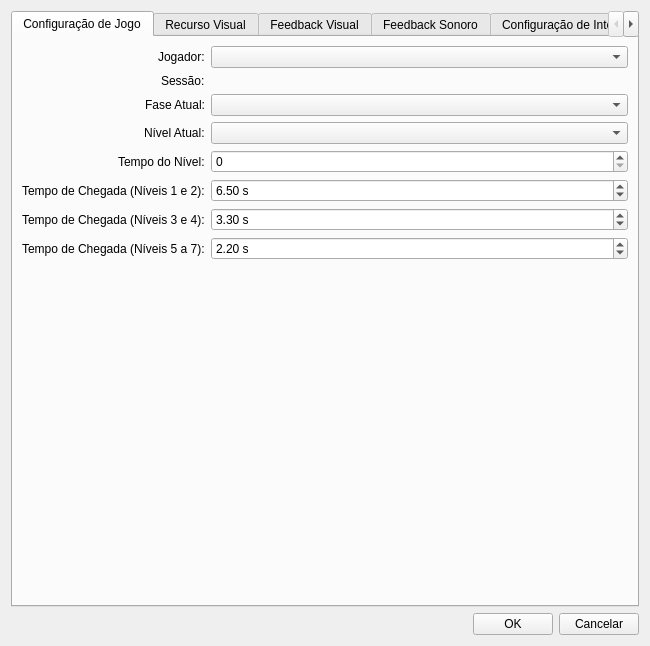
<?xml version="1.0" encoding="UTF-8"?>
<ui version="4.0">
 <class>PlayerKarteaConfigEditView</class>
 <widget class="QDialog" name="PlayerKarteaConfigEditView">
  <property name="geometry">
   <rect>
    <x>0</x>
    <y>0</y>
    <width>650</width>
    <height>646</height>
   </rect>
  </property>
  <property name="windowTitle">
   <string>Plataforma T-TEA - Configuração KarTEA</string>
  </property>
  <property name="windowIcon">
   <iconset resource="../../../../../../resources/resources.qrc">
    <normaloff>:/icons/system/appicon</normaloff>:/icons/system/appicon</iconset>
  </property>
  <property name="modal">
   <bool>true</bool>
  </property>
  <layout class="QVBoxLayout" name="main_layout">
   <item>
    <widget class="QTabWidget" name="tab_widget">
     <property name="currentIndex">
      <number>0</number>
     </property>
     <widget class="QWidget" name="lay_game_setting">
      <attribute name="title">
       <string>Configuração de Jogo</string>
      </attribute>
      <layout class="QVBoxLayout" name="tab_game_setting">
       <item>
        <layout class="QFormLayout" name="frm_game_setting">
         <property name="labelAlignment">
          <set>Qt::AlignmentFlag::AlignRight|Qt::AlignmentFlag::AlignTrailing|Qt::AlignmentFlag::AlignVCenter</set>
         </property>
         <item row="0" column="0">
          <widget class="QLabel" name="lbl_player">
           <property name="text">
            <string>Jogador:</string>
           </property>
          </widget>
         </item>
         <item row="0" column="1">
          <widget class="QComboBox" name="cbx_player">
           <property name="enabled">
            <bool>true</bool>
           </property>
           <property name="maxVisibleItems">
            <number>5</number>
           </property>
          </widget>
         </item>
         <item row="1" column="0">
          <widget class="QLabel" name="lbl_session">
           <property name="text">
            <string>Sessão:</string>
           </property>
          </widget>
         </item>
         <item row="1" column="1">
          <widget class="QLabel" name="lbl_session_value">
           <property name="text">
            <string/>
           </property>
          </widget>
         </item>
         <item row="2" column="0">
          <widget class="QLabel" name="lbl_current_phase">
           <property name="text">
            <string>Fase Atual:</string>
           </property>
          </widget>
         </item>
         <item row="2" column="1">
          <widget class="QComboBox" name="cbx_current_phase">
           <property name="maxVisibleItems">
            <number>5</number>
           </property>
          </widget>
         </item>
         <item row="3" column="0">
          <widget class="QLabel" name="lbl_current_level">
           <property name="text">
            <string>Nível Atual:</string>
           </property>
          </widget>
         </item>
         <item row="3" column="1">
          <widget class="QComboBox" name="cbx_current_level">
           <property name="maxVisibleItems">
            <number>5</number>
           </property>
          </widget>
         </item>
         <item row="4" column="0">
          <widget class="QLabel" name="lbl_level_time">
           <property name="text">
            <string>Tempo do Nível:</string>
           </property>
          </widget>
         </item>
         <item row="4" column="1">
          <widget class="QSpinBox" name="spn_level_time">
           <property name="minimum">
            <number>0</number>
           </property>
           <property name="maximum">
            <number>999999</number>
           </property>
          </widget>
         </item>
         <item row="5" column="0">
          <widget class="QLabel" name="lbl_object_arrival_time_1">
           <property name="text">
            <string>Tempo de Chegada (Níveis 1 e 2):</string>
           </property>
          </widget>
         </item>
         <item row="5" column="1">
          <widget class="QDoubleSpinBox" name="spn_object_arrival_time_1">
           <property name="suffix">
            <string> s</string>
           </property>
           <property name="decimals">
            <number>2</number>
           </property>
           <property name="minimum">
            <double>5.000000000000000</double>
           </property>
           <property name="maximum">
            <double>10.000000000000000</double>
           </property>
           <property name="singleStep">
            <double>0.100000000000000</double>
           </property>
           <property name="value">
            <double>6.500000000000000</double>
           </property>
          </widget>
         </item>
         <item row="6" column="0">
          <widget class="QLabel" name="lbl_object_arrival_time_2">
           <property name="text">
            <string>Tempo de Chegada (Níveis 3 e 4):</string>
           </property>
          </widget>
         </item>
         <item row="6" column="1">
          <widget class="QDoubleSpinBox" name="spn_object_arrival_time_2">
           <property name="suffix">
            <string> s</string>
           </property>
           <property name="decimals">
            <number>2</number>
           </property>
           <property name="minimum">
            <double>3.000000000000000</double>
           </property>
           <property name="maximum">
            <double>5.000000000000000</double>
           </property>
           <property name="singleStep">
            <double>0.100000000000000</double>
           </property>
           <property name="value">
            <double>3.300000000000000</double>
           </property>
          </widget>
         </item>
         <item row="7" column="0">
          <widget class="QLabel" name="lbl_object_arrival_time_3">
           <property name="text">
            <string>Tempo de Chegada (Níveis 5 a 7):</string>
           </property>
          </widget>
         </item>
         <item row="7" column="1">
          <widget class="QDoubleSpinBox" name="spn_object_arrival_time_3">
           <property name="suffix">
            <string> s</string>
           </property>
           <property name="decimals">
            <number>2</number>
           </property>
           <property name="minimum">
            <double>1.000000000000000</double>
           </property>
           <property name="maximum">
            <double>3.000000000000000</double>
           </property>
           <property name="singleStep">
            <double>0.100000000000000</double>
           </property>
           <property name="value">
            <double>2.200000000000000</double>
           </property>
          </widget>
         </item>
        </layout>
       </item>
       <item>
        <spacer name="vs_game_setting">
         <property name="orientation">
          <enum>Qt::Orientation::Vertical</enum>
         </property>
         <property name="sizeHint" stdset="0">
          <size>
           <width>20</width>
           <height>40</height>
          </size>
         </property>
        </spacer>
       </item>
      </layout>
     </widget>
     <widget class="QWidget" name="lay_visual_resources">
      <attribute name="title">
       <string>Recurso Visual</string>
      </attribute>
      <layout class="QVBoxLayout" name="visual_resources_layout">
       <property name="spacing">
        <number>10</number>
       </property>
       <property name="leftMargin">
        <number>10</number>
       </property>
       <property name="topMargin">
        <number>10</number>
       </property>
       <property name="rightMargin">
        <number>10</number>
       </property>
       <property name="bottomMargin">
        <number>10</number>
       </property>
       <item alignment="Qt::AlignmentFlag::AlignHCenter">
        <widget class="QLabel" name="lbl_visual_current_type">
         <property name="sizePolicy">
          <sizepolicy hsizetype="Preferred" vsizetype="Fixed">
           <horstretch>0</horstretch>
           <verstretch>0</verstretch>
          </sizepolicy>
         </property>
         <property name="minimumSize">
          <size>
           <width>0</width>
           <height>40</height>
          </size>
         </property>
         <property name="font">
          <font>
           <pointsize>11</pointsize>
           <bold>true</bold>
          </font>
         </property>
         <property name="text">
          <string>Selecione um recurso visual para visualizar</string>
         </property>
         <property name="alignment">
          <set>Qt::AlignmentFlag::AlignCenter</set>
         </property>
         <property name="wordWrap">
          <bool>false</bool>
         </property>
         <property name="margin">
          <number>10</number>
         </property>
        </widget>
       </item>
       <item alignment="Qt::AlignmentFlag::AlignHCenter">
        <widget class="QLabel" name="lbl_visual_preview">
         <property name="sizePolicy">
          <sizepolicy hsizetype="Fixed" vsizetype="Fixed">
           <horstretch>0</horstretch>
           <verstretch>0</verstretch>
          </sizepolicy>
         </property>
         <property name="minimumSize">
          <size>
           <width>200</width>
           <height>200</height>
          </size>
         </property>
         <property name="maximumSize">
          <size>
           <width>200</width>
           <height>200</height>
          </size>
         </property>
         <property name="styleSheet">
          <string notr="true">border: 2px solid #666666; background-color: #ffffff; border-radius: 10px;</string>
         </property>
         <property name="text">
          <string/>
         </property>
         <property name="scaledContents">
          <bool>true</bool>
         </property>
         <property name="alignment">
          <set>Qt::AlignmentFlag::AlignCenter</set>
         </property>
        </widget>
       </item>
       <item>
        <spacer name="vs_visual_preview">
         <property name="orientation">
          <enum>Qt::Orientation::Vertical</enum>
         </property>
         <property name="sizeType">
          <enum>QSizePolicy::Policy::Fixed</enum>
         </property>
         <property name="sizeHint" stdset="0">
          <size>
           <width>20</width>
           <height>20</height>
          </size>
         </property>
        </spacer>
       </item>
       <item>
        <layout class="QFormLayout" name="visual_form">
         <property name="labelAlignment">
          <set>Qt::AlignmentFlag::AlignRight|Qt::AlignmentFlag::AlignTrailing|Qt::AlignmentFlag::AlignVCenter</set>
         </property>
         <item row="0" column="0">
          <widget class="QLabel" name="lbl_horizon_image">
           <property name="text">
            <string>Imagem do Horizonte:</string>
           </property>
          </widget>
         </item>
         <item row="0" column="1">
          <widget class="QComboBox" name="cbx_horizon_image">
           <property name="editable">
            <bool>true</bool>
           </property>
           <property name="maxVisibleItems">
            <number>5</number>
           </property>
          </widget>
         </item>
         <item row="1" column="0">
          <widget class="QLabel" name="lbl_vehicle_image">
           <property name="text">
            <string>Imagem do Veículo:</string>
           </property>
          </widget>
         </item>
         <item row="1" column="1">
          <widget class="QComboBox" name="cbx_vehicle_image">
           <property name="editable">
            <bool>true</bool>
           </property>
           <property name="maxVisibleItems">
            <number>5</number>
           </property>
          </widget>
         </item>
         <item row="2" column="0">
          <widget class="QLabel" name="lbl_environment_image_right">
           <property name="text">
            <string>Imagem do Ambiente à Direita:</string>
           </property>
          </widget>
         </item>
         <item row="2" column="1">
          <widget class="QComboBox" name="cbx_environment_image_right">
           <property name="editable">
            <bool>true</bool>
           </property>
           <property name="maxVisibleItems">
            <number>5</number>
           </property>
          </widget>
         </item>
         <item row="3" column="0">
          <widget class="QLabel" name="lbl_environment_image_left">
           <property name="text">
            <string>Imagem do Ambiente à Esquerda:</string>
           </property>
          </widget>
         </item>
         <item row="3" column="1">
          <widget class="QComboBox" name="cbx_environment_image_left">
           <property name="editable">
            <bool>true</bool>
           </property>
           <property name="maxVisibleItems">
            <number>5</number>
           </property>
          </widget>
         </item>
         <item row="4" column="0">
          <widget class="QLabel" name="lbl_target_image">
           <property name="text">
            <string>Imagem do Alvo:</string>
           </property>
          </widget>
         </item>
         <item row="4" column="1">
          <widget class="QComboBox" name="cbx_target_image">
           <property name="editable">
            <bool>true</bool>
           </property>
           <property name="maxVisibleItems">
            <number>5</number>
           </property>
          </widget>
         </item>
         <item row="5" column="0">
          <widget class="QLabel" name="lbl_obstracle_image">
           <property name="text">
            <string>Imagem do Obstáculo:</string>
           </property>
          </widget>
         </item>
         <item row="5" column="1">
          <widget class="QComboBox" name="cbx_obstacle_image">
           <property name="editable">
            <bool>true</bool>
           </property>
           <property name="maxVisibleItems">
            <number>5</number>
           </property>
          </widget>
         </item>
        </layout>
       </item>
       <item>
        <layout class="QHBoxLayout" name="lay_open_mods_visual">
         <item>
          <widget class="QPushButton" name="pb_open_mods_visual">
           <property name="toolTip">
            <string>Abre a pasta onde podem ser colocadas imagens e sons personalizados. Reabra esta tela para vê-los na lista.</string>
           </property>
           <property name="text">
            <string>Abrir pasta de recursos</string>
           </property>
           <property name="icon">
            <iconset resource="../../../../../../resources/resources.qrc">
             <normaloff>:/icons/ui/buttons/foldericon</normaloff>:/icons/ui/buttons/foldericon</iconset>
           </property>
          </widget>
         </item>
         <item>
          <widget class="QLabel" name="lbl_mods_formats_visual">
           <property name="text">
            <string>Formatos aceitos: .png (recomendado), .jpg, .jpeg, .bmp</string>
           </property>
          </widget>
         </item>
         <item>
          <spacer name="hs_open_mods_visual">
           <property name="orientation">
            <enum>Qt::Orientation::Horizontal</enum>
           </property>
           <property name="sizeHint" stdset="0">
            <size>
             <width>40</width>
             <height>20</height>
            </size>
           </property>
          </spacer>
         </item>
        </layout>
       </item>
       <item>
        <spacer name="vs_visual_resource">
         <property name="orientation">
          <enum>Qt::Orientation::Vertical</enum>
         </property>
         <property name="sizeType">
          <enum>QSizePolicy::Policy::Expanding</enum>
         </property>
         <property name="sizeHint" stdset="0">
          <size>
           <width>20</width>
           <height>40</height>
          </size>
         </property>
        </spacer>
       </item>
      </layout>
     </widget>
     <widget class="QWidget" name="lay_visual_feedback">
      <attribute name="title">
       <string>Feedback Visual</string>
      </attribute>
      <layout class="QVBoxLayout" name="verticalLayout_visual_feedback">
       <item alignment="Qt::AlignmentFlag::AlignHCenter">
        <widget class="QLabel" name="lbl_current_feedback_type">
         <property name="sizePolicy">
          <sizepolicy hsizetype="Preferred" vsizetype="Fixed">
           <horstretch>0</horstretch>
           <verstretch>0</verstretch>
          </sizepolicy>
         </property>
         <property name="minimumSize">
          <size>
           <width>0</width>
           <height>40</height>
          </size>
         </property>
         <property name="font">
          <font>
           <pointsize>11</pointsize>
           <bold>true</bold>
          </font>
         </property>
         <property name="text">
          <string>Selecione uma imagem de feedback para visualizar</string>
         </property>
         <property name="alignment">
          <set>Qt::AlignmentFlag::AlignCenter</set>
         </property>
         <property name="wordWrap">
          <bool>false</bool>
         </property>
         <property name="margin">
          <number>10</number>
         </property>
        </widget>
       </item>
       <item alignment="Qt::AlignmentFlag::AlignHCenter">
        <widget class="QLabel" name="lbl_feedback_preview">
         <property name="sizePolicy">
          <sizepolicy hsizetype="Fixed" vsizetype="Fixed">
           <horstretch>0</horstretch>
           <verstretch>0</verstretch>
          </sizepolicy>
         </property>
         <property name="minimumSize">
          <size>
           <width>200</width>
           <height>200</height>
          </size>
         </property>
         <property name="maximumSize">
          <size>
           <width>200</width>
           <height>200</height>
          </size>
         </property>
         <property name="styleSheet">
          <string notr="true">border: 2px solid #666666; background-color: #ffffff; border-radius: 10px;</string>
         </property>
         <property name="text">
          <string/>
         </property>
         <property name="scaledContents">
          <bool>true</bool>
         </property>
         <property name="alignment">
          <set>Qt::AlignmentFlag::AlignCenter</set>
         </property>
        </widget>
       </item>
       <item>
        <spacer name="vs_feedback_preview">
         <property name="orientation">
          <enum>Qt::Orientation::Vertical</enum>
         </property>
         <property name="sizeType">
          <enum>QSizePolicy::Policy::Fixed</enum>
         </property>
         <property name="sizeHint" stdset="0">
          <size>
           <width>20</width>
           <height>20</height>
          </size>
         </property>
        </spacer>
       </item>
       <item>
        <layout class="QFormLayout" name="frm_visual_feedback">
         <property name="labelAlignment">
          <set>Qt::AlignmentFlag::AlignRight|Qt::AlignmentFlag::AlignTrailing|Qt::AlignmentFlag::AlignVCenter</set>
         </property>
         <item row="0" column="0">
          <widget class="QLabel" name="lbl_positive_feedback_image">
           <property name="text">
            <string>Imagem de Feedback Positivo:</string>
           </property>
          </widget>
         </item>
         <item row="0" column="1">
          <widget class="QComboBox" name="cbx_positive_feedback_image">
           <property name="editable">
            <bool>true</bool>
           </property>
           <property name="maxVisibleItems">
            <number>5</number>
           </property>
          </widget>
         </item>
         <item row="1" column="0">
          <widget class="QLabel" name="lbl_neutral_feedback_image">
           <property name="text">
            <string>Imagem de Feedback Neutro:</string>
           </property>
          </widget>
         </item>
         <item row="1" column="1">
          <widget class="QComboBox" name="cbx_neutral_feedback_image">
           <property name="editable">
            <bool>true</bool>
           </property>
           <property name="maxVisibleItems">
            <number>5</number>
           </property>
          </widget>
         </item>
         <item row="2" column="0">
          <widget class="QLabel" name="lbl_negative_feedback_image">
           <property name="text">
            <string>Imagem de Feedback Negativo:</string>
           </property>
          </widget>
         </item>
         <item row="2" column="1">
          <widget class="QComboBox" name="cbx_negative_feedback_image">
           <property name="editable">
            <bool>true</bool>
           </property>
           <property name="maxVisibleItems">
            <number>5</number>
           </property>
          </widget>
         </item>
         <item row="3" column="0">
          <widget class="QLabel" name="lbl_feedback_image_time">
           <property name="text">
            <string>Tempo de Exibição do Feedback:</string>
           </property>
          </widget>
         </item>
         <item row="3" column="1">
          <widget class="QDoubleSpinBox" name="spn_feedback_image_time">
           <property name="suffix">
            <string> s</string>
           </property>
           <property name="decimals">
            <number>2</number>
           </property>
           <property name="minimum">
            <double>0.000000000000000</double>
           </property>
           <property name="maximum">
            <double>2.000000000000000</double>
           </property>
           <property name="singleStep">
            <double>0.100000000000000</double>
           </property>
           <property name="value">
            <double>0.000000000000000</double>
           </property>
          </widget>
         </item>
        </layout>
       </item>
       <item>
        <layout class="QHBoxLayout" name="lay_open_mods_feedback">
         <item>
          <widget class="QPushButton" name="pb_open_mods_feedback">
           <property name="toolTip">
            <string>Abre a pasta onde podem ser colocadas imagens e sons personalizados. Reabra esta tela para vê-los na lista.</string>
           </property>
           <property name="text">
            <string>Abrir pasta de recursos</string>
           </property>
           <property name="icon">
            <iconset resource="../../../../../../resources/resources.qrc">
             <normaloff>:/icons/ui/buttons/foldericon</normaloff>:/icons/ui/buttons/foldericon</iconset>
           </property>
          </widget>
         </item>
         <item>
          <widget class="QLabel" name="lbl_mods_formats_feedback">
           <property name="text">
            <string>Formatos aceitos: .png (recomendado), .jpg, .jpeg, .bmp</string>
           </property>
          </widget>
         </item>
         <item>
          <spacer name="hs_open_mods_feedback">
           <property name="orientation">
            <enum>Qt::Orientation::Horizontal</enum>
           </property>
           <property name="sizeHint" stdset="0">
            <size>
             <width>40</width>
             <height>20</height>
            </size>
           </property>
          </spacer>
         </item>
        </layout>
       </item>
       <item>
        <spacer name="vs_visual_feedback">
         <property name="orientation">
          <enum>Qt::Orientation::Vertical</enum>
         </property>
         <property name="sizeHint" stdset="0">
          <size>
           <width>20</width>
           <height>40</height>
          </size>
         </property>
        </spacer>
       </item>
      </layout>
     </widget>
     <widget class="QWidget" name="lay_sound_feedback">
      <attribute name="title">
       <string>Feedback Sonoro</string>
      </attribute>
      <layout class="QVBoxLayout">
       <item>
        <layout class="QFormLayout" name="frm_sound_feedback">
         <item row="0" column="0">
          <widget class="QLabel" name="lbl_sound_feedback_positive">
           <property name="text">
            <string>Som de Feedback Positivo:</string>
           </property>
          </widget>
         </item>
         <item row="0" column="1">
          <layout class="QHBoxLayout" name="lay_positive_feedback_sound">
           <item>
            <widget class="QComboBox" name="cbx_positive_feedback_sound">
             <property name="editable">
              <bool>true</bool>
             </property>
             <property name="maxVisibleItems">
              <number>5</number>
             </property>
            </widget>
           </item>
           <item>
            <widget class="QPushButton" name="pb_positive_sound">
             <property name="text">
              <string>Play</string>
             </property>
             <property name="icon">
              <iconset resource="../../../../../../resources/resources.qrc">
               <normaloff>:/icons/ui/buttons/playicon</normaloff>:/icons/ui/buttons/playicon</iconset>
             </property>
            </widget>
           </item>
          </layout>
         </item>
         <item row="1" column="0">
          <widget class="QLabel" name="lbl_sound_feedback_neutral">
           <property name="text">
            <string>Som de Feedback Neutro:</string>
           </property>
          </widget>
         </item>
         <item row="1" column="1">
          <layout class="QHBoxLayout" name="lay_neutral_feedback_sound">
           <item>
            <widget class="QComboBox" name="cbx_neutral_feedback_sound">
             <property name="editable">
              <bool>true</bool>
             </property>
             <property name="maxVisibleItems">
              <number>5</number>
             </property>
            </widget>
           </item>
           <item>
            <widget class="QPushButton" name="pb_neutral_sound">
             <property name="text">
              <string>Play</string>
             </property>
             <property name="icon">
              <iconset resource="../../../../../../resources/resources.qrc">
               <normaloff>:/icons/ui/buttons/playicon</normaloff>:/icons/ui/buttons/playicon</iconset>
             </property>
            </widget>
           </item>
          </layout>
         </item>
         <item row="2" column="0">
          <widget class="QLabel" name="lbl_sound_feedback_negative">
           <property name="text">
            <string>Som de Feedback Negativo:</string>
           </property>
          </widget>
         </item>
         <item row="2" column="1">
          <layout class="QHBoxLayout" name="lay_negative_feedback_sound">
           <item>
            <widget class="QComboBox" name="cbx_negative_feedback_sound">
             <property name="editable">
              <bool>true</bool>
             </property>
             <property name="maxVisibleItems">
              <number>5</number>
             </property>
            </widget>
           </item>
           <item>
            <widget class="QPushButton" name="pb_negative_sound">
             <property name="text">
              <string>Play</string>
             </property>
             <property name="icon">
              <iconset resource="../../../../../../resources/resources.qrc">
               <normaloff>:/icons/ui/buttons/playicon</normaloff>:/icons/ui/buttons/playicon</iconset>
             </property>
            </widget>
           </item>
          </layout>
         </item>
        </layout>
       </item>
       <item>
        <layout class="QHBoxLayout" name="lay_open_mods_sound">
         <item>
          <widget class="QPushButton" name="pb_open_mods_sound">
           <property name="toolTip">
            <string>Abre a pasta onde podem ser colocadas imagens e sons personalizados. Reabra esta tela para vê-los na lista.</string>
           </property>
           <property name="text">
            <string>Abrir pasta de recursos</string>
           </property>
           <property name="icon">
            <iconset resource="../../../../../../resources/resources.qrc">
             <normaloff>:/icons/ui/buttons/foldericon</normaloff>:/icons/ui/buttons/foldericon</iconset>
           </property>
          </widget>
         </item>
         <item>
          <widget class="QLabel" name="lbl_mods_formats_sound">
           <property name="text">
            <string>Formato aceito: .wav</string>
           </property>
          </widget>
         </item>
         <item>
          <spacer name="hs_open_mods_sound">
           <property name="orientation">
            <enum>Qt::Orientation::Horizontal</enum>
           </property>
           <property name="sizeHint" stdset="0">
            <size>
             <width>40</width>
             <height>20</height>
            </size>
           </property>
          </spacer>
         </item>
        </layout>
       </item>
       <item>
        <spacer name="vs_sound_feedback">
         <property name="orientation">
          <enum>Qt::Orientation::Vertical</enum>
         </property>
         <property name="sizeHint" stdset="0">
          <size>
           <width>0</width>
           <height>0</height>
          </size>
         </property>
        </spacer>
       </item>
      </layout>
     </widget>
     <widget class="QWidget" name="lay_interface_setting">
      <attribute name="title">
       <string>Configuração de Interface</string>
      </attribute>
      <layout class="QVBoxLayout">
       <item>
        <layout class="QFormLayout" name="frm_interface_setting">
         <item row="0" column="0">
          <widget class="QLabel" name="lbl_palette">
           <property name="text">
            <string>Paleta:</string>
           </property>
          </widget>
         </item>
         <item row="0" column="1">
          <widget class="QComboBox" name="cbx_palette">
           <property name="toolTip">
            <string>Cores da pista durante o jogo</string>
           </property>
          </widget>
         </item>
         <item row="1" column="0">
          <widget class="QLabel" name="lbl_hud">
           <property name="text">
            <string>HUD:</string>
           </property>
          </widget>
         </item>
         <item row="1" column="1">
          <widget class="QCheckBox" name="chk_hud"/>
         </item>
         <item row="2" column="0">
          <widget class="QLabel" name="lbl_sound">
           <property name="text">
            <string>Som:</string>
           </property>
          </widget>
         </item>
         <item row="2" column="1">
          <widget class="QCheckBox" name="chk_sound"/>
         </item>
         <item row="3" column="0">
          <widget class="QLabel" name="lbl_feet_marker">
           <property name="text">
            <string>Marcador dos Pés:</string>
           </property>
          </widget>
         </item>
         <item row="3" column="1">
          <widget class="QCheckBox" name="chk_feet_marker">
           <property name="toolTip">
            <string>Mostra uma bolinha na posição real dos pés do jogador durante o jogo</string>
           </property>
          </widget>
         </item>
         <item row="4" column="0">
          <widget class="QLabel" name="lbl_feet_click">
           <property name="text">
            <string>Clique com os Pés:</string>
           </property>
          </widget>
         </item>
         <item row="4" column="1">
          <widget class="QCheckBox" name="chk_feet_click">
           <property name="toolTip">
            <string>Permite selecionar os botões dos menus ficando parado em cima deles</string>
           </property>
          </widget>
         </item>
         <item row="5" column="0">
          <widget class="QLabel" name="lbl_feet_click_time">
           <property name="text">
            <string>Tempo de Seleção com os Pés:</string>
           </property>
          </widget>
         </item>
         <item row="5" column="1">
          <widget class="QDoubleSpinBox" name="spn_feet_click_time">
           <property name="toolTip">
            <string>Tempo parado em cima do botão para selecioná-lo</string>
           </property>
           <property name="suffix">
            <string> s</string>
           </property>
           <property name="decimals">
            <number>2</number>
           </property>
           <property name="minimum">
            <double>0.500000000000000</double>
           </property>
           <property name="maximum">
            <double>3.000000000000000</double>
           </property>
           <property name="singleStep">
            <double>0.100000000000000</double>
           </property>
           <property name="value">
            <double>1.200000000000000</double>
           </property>
          </widget>
         </item>
        </layout>
       </item>
       <item>
        <spacer name="vs_interface_setting">
         <property name="orientation">
          <enum>Qt::Orientation::Vertical</enum>
         </property>
         <property name="sizeHint" stdset="0">
          <size>
           <width>0</width>
           <height>0</height>
          </size>
         </property>
        </spacer>
       </item>
      </layout>
     </widget>
    </widget>
   </item>
   <item>
    <layout class="QHBoxLayout" name="lay_button">
     <item>
      <spacer name="hs_button">
       <property name="orientation">
        <enum>Qt::Orientation::Horizontal</enum>
       </property>
       <property name="sizeHint" stdset="0">
        <size>
         <width>40</width>
         <height>20</height>
        </size>
       </property>
      </spacer>
     </item>
     <item>
      <widget class="QPushButton" name="pb_ok">
       <property name="toolTip">
        <string>Salvar operação atual</string>
       </property>
       <property name="text">
        <string>OK</string>
       </property>
       <property name="icon">
        <iconset resource="../../../../../../resources/resources.qrc">
         <normaloff>:/icons/ui/buttons/okicon</normaloff>:/icons/ui/buttons/okicon</iconset>
       </property>
      </widget>
     </item>
     <item>
      <widget class="QPushButton" name="pb_cancel">
       <property name="toolTip">
        <string>Cancelar operação atual</string>
       </property>
       <property name="text">
        <string>Cancelar</string>
       </property>
       <property name="icon">
        <iconset resource="../../../../../../resources/resources.qrc">
         <normaloff>:/icons/ui/buttons/cancelicon</normaloff>:/icons/ui/buttons/cancelicon</iconset>
       </property>
      </widget>
     </item>
    </layout>
   </item>
  </layout>
 </widget>
 <resources>
  <include location="../../../../../../resources/resources.qrc"/>
 </resources>
 <connections/>
</ui>
